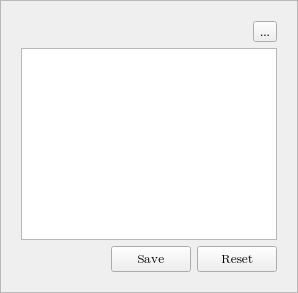
        <widget class="QFrame" name="prior_Frame">
         <property name="layoutDirection">
          <enum>Qt::RightToLeft</enum>
         </property>
         <property name="styleSheet">
          <string notr="true">QFrame#prior_Frame{
     border: 1px solid #399ee5;
     border-radius： 5px;
     border-left: 3px solid #399ee5;
}</string>
         </property>
         <property name="frameShape">
          <enum>QFrame::StyledPanel</enum>
         </property>
         <property name="frameShadow">
          <enum>QFrame::Raised</enum>
         </property>
         <layout class="QFormLayout" name="formLayout_3">
          <property name="fieldGrowthPolicy">
           <enum>QFormLayout::ExpandingFieldsGrow</enum>
          </property>
          <property name="formAlignment">
           <set>Qt::AlignHCenter|Qt::AlignTop</set>
          </property>
          <property name="leftMargin">
           <number>20</number>
          </property>
          <property name="topMargin">
           <number>20</number>
          </property>
          <property name="rightMargin">
           <number>20</number>
          </property>
          <property name="bottomMargin">
           <number>20</number>
          </property>
          <item row="2" column="0" colspan="2">
           <widget class="QTableWidget" name="prior_tableWidget">
            <property name="sizePolicy">
             <sizepolicy hsizetype="Minimum" vsizetype="Preferred">
              <horstretch>0</horstretch>
              <verstretch>0</verstretch>
             </sizepolicy>
            </property>
            <property name="font">
             <font>
              <family>Segoe UI Emoji</family>
              <pointsize>10</pointsize>
             </font>
            </property>
            <property name="focusPolicy">
             <enum>Qt::StrongFocus</enum>
            </property>
            <property name="layoutDirection">
             <enum>Qt::LeftToRight</enum>
            </property>
            <property name="styleSheet">
             <string notr="true">QLineEdit{
    min-width: 80px;
    max-width: 1000px;
    padding: 5px 5px 5px 5px;
    border: none;
}</string>
            </property>
            <property name="verticalScrollBarPolicy">
             <enum>Qt::ScrollBarAlwaysOff</enum>
            </property>
            <property name="horizontalScrollBarPolicy">
             <enum>Qt::ScrollBarAsNeeded</enum>
            </property>
            <property name="sizeAdjustPolicy">
             <enum>QAbstractScrollArea::AdjustIgnored</enum>
            </property>
            <property name="verticalScrollMode">
             <enum>QAbstractItemView::ScrollPerItem</enum>
            </property>
            <property name="horizontalScrollMode">
             <enum>QAbstractItemView::ScrollPerItem</enum>
            </property>
           </widget>
          </item>
          <item row="1" column="0">
           <widget class="QToolButton" name="cancelPrior_btn">
            <property name="styleSheet">
             <string notr="true">QToolButton:hover{
     background: #cce5f3;
     border: 1px solid #fafbfc;
}
</string>
            </property>
            <property name="text">
             <string>...</string>
            </property>
            <property name="icon">
             <iconset>
              <normaloff>resources/minimize.png</normaloff>resources/minimize.png</iconset>
            </property>
           </widget>
          </item>
          <item row="5" column="1">
           <widget class="QPushButton" name="savePrior_btn">
            <property name="font">
             <font>
              <family>Segoe UI Emoji</family>
              <pointsize>10</pointsize>
              <weight>50</weight>
              <bold>false</bold>
             </font>
            </property>
            <property name="cursor">
             <cursorShape>PointingHandCursor</cursorShape>
            </property>
            <property name="text">
             <string>Save</string>
            </property>
           </widget>
          </item>
          <item row="5" column="0">
           <widget class="QPushButton" name="resetPrior_btn">
            <property name="font">
             <font>
              <family>Segoe UI Emoji</family>
              <pointsize>10</pointsize>
              <weight>50</weight>
              <bold>false</bold>
             </font>
            </property>
            <property name="cursor">
             <cursorShape>PointingHandCursor</cursorShape>
            </property>
            <property name="text">
             <string>Reset</string>
            </property>
           </widget>
          </item>
         </layout>
        </widget>
